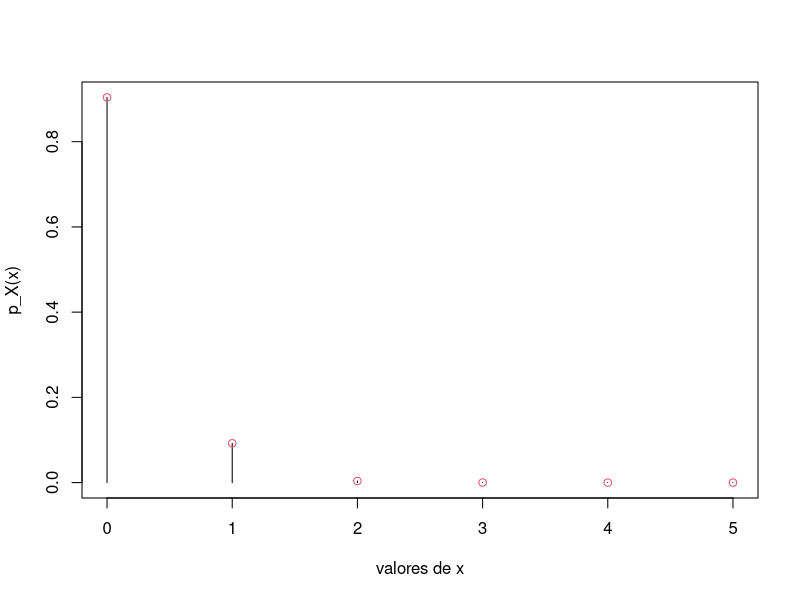

Generate this figure with R:
## ---- chunk 1
rbinom(10, 1, 0.3)
## ---- chunk 2
# Calculando P(X=2) em 10 lançamento de uma moeda com p=0.3 usando 'dbinom'
dbinom(2, 10, .3)

# Calculando P(X=2) em 10 lançamento de uma moeda com p=0.3
# fazendo uma simulação com 'rbinom'
mean(rbinom(10000, 10, .3) == 2)
## ---- chunk 3

## ---- chunk 4
n = 5
p = 0.02
x = seq(0,n,1)
p_x = dbinom(x,n,p)
plot(x,p_x,type='h',xlab='valores de x',ylab='p_X(x)')
points(x,p_x,col=2)
